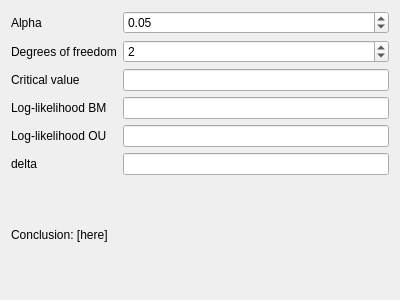
<?xml version="1.0" encoding="UTF-8"?>
<ui version="4.0">
 <class>QtStochasticityInspectorSupportWidget</class>
 <widget class="QWidget" name="QtStochasticityInspectorSupportWidget">
  <property name="geometry">
   <rect>
    <x>0</x>
    <y>0</y>
    <width>400</width>
    <height>300</height>
   </rect>
  </property>
  <property name="windowTitle">
   <string>Form</string>
  </property>
  <layout class="QGridLayout" name="gridLayout">
   <item row="0" column="0">
    <widget class="QLabel" name="label_alpha">
     <property name="text">
      <string>Alpha</string>
     </property>
    </widget>
   </item>
   <item row="0" column="1">
    <widget class="QDoubleSpinBox" name="box_alpha">
     <property name="maximum">
      <double>0.100000000000000</double>
     </property>
     <property name="singleStep">
      <double>0.010000000000000</double>
     </property>
     <property name="value">
      <double>0.050000000000000</double>
     </property>
    </widget>
   </item>
   <item row="1" column="0">
    <widget class="QLabel" name="label_dof">
     <property name="text">
      <string>Degrees of freedom</string>
     </property>
    </widget>
   </item>
   <item row="1" column="1">
    <widget class="QSpinBox" name="box_dof">
     <property name="value">
      <number>2</number>
     </property>
    </widget>
   </item>
   <item row="2" column="0">
    <widget class="QLabel" name="label_critical_value">
     <property name="text">
      <string>Critical value</string>
     </property>
    </widget>
   </item>
   <item row="2" column="1">
    <widget class="QLineEdit" name="edit_critical_value">
     <property name="readOnly">
      <bool>true</bool>
     </property>
    </widget>
   </item>
   <item row="3" column="0">
    <widget class="QLabel" name="label_l0">
     <property name="text">
      <string>Log-likelihood BM</string>
     </property>
    </widget>
   </item>
   <item row="3" column="1">
    <widget class="QLineEdit" name="edit_l0">
     <property name="readOnly">
      <bool>true</bool>
     </property>
    </widget>
   </item>
   <item row="4" column="0">
    <widget class="QLabel" name="label_l1">
     <property name="text">
      <string>Log-likelihood OU</string>
     </property>
    </widget>
   </item>
   <item row="4" column="1">
    <widget class="QLineEdit" name="edit_l1">
     <property name="readOnly">
      <bool>true</bool>
     </property>
    </widget>
   </item>
   <item row="5" column="0">
    <widget class="QLabel" name="label_delta">
     <property name="text">
      <string>delta</string>
     </property>
    </widget>
   </item>
   <item row="5" column="1">
    <widget class="QLineEdit" name="edit_delta">
     <property name="readOnly">
      <bool>true</bool>
     </property>
    </widget>
   </item>
   <item row="6" column="0" colspan="2">
    <widget class="QLabel" name="label_conclusion">
     <property name="text">
      <string>Conclusion: [here]</string>
     </property>
    </widget>
   </item>
  </layout>
 </widget>
 <resources/>
 <connections/>
</ui>
